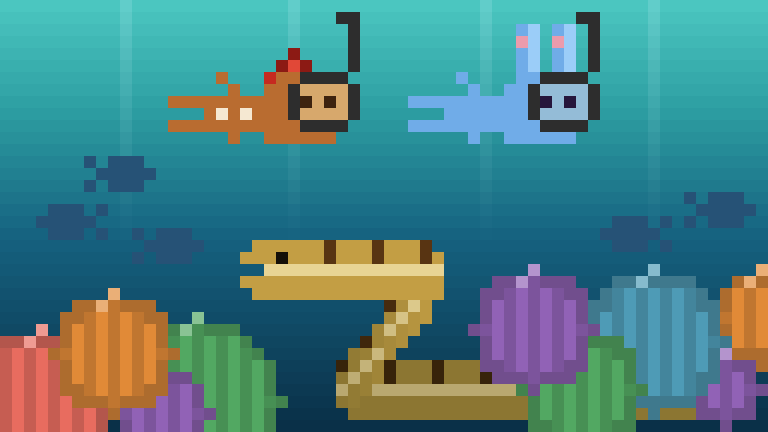

The Python source for this figure:
from PIL import Image
import math

W, H = 64, 36
SCALE = 12

def blend(c1, c2, t):
    t = max(0.0, min(1.0, t))
    return tuple(int(c1[i]*(1-t) + c2[i]*t) for i in range(3))

def set_px(canvas, x, y, color):
    if 0 <= x < W and 0 <= y < H:
        canvas[y][x] = list(color)

def wrow(canvas, y, x1, x2, color):
    for x in range(x1, min(x2+1, W)):
        set_px(canvas, x, y, color)

# ── 水色：热带蓝绿 ────────────────────────────────────────────────────────────
DEEP    = (10,  48,  72)   # 深水：偏暖深蓝
MID     = (22,  98, 128)   # 中水：蓝绿偏暖
SURF    = (45, 158, 162)   # 浅水：蓝绿暖
SURF_LT = (75, 198, 192)   # 水面：偏绿暖

# ── 角色 ──────────────────────────────────────────────────────────────────────
GB       = (185, 108,  48)
GBD      = (110,  65,  22)
GBE      = ( 62,  35,  15)
GB_CHEEK = (225, 148,  95)
GB_ICING = (245, 232, 210)
HAT_RED  = (198,  42,  32)
HAT_DARK = (140,  26,  20)
HAT_LITE = (225,  72,  55)

BUN      = (112, 172, 232)
BUN_LT   = (155, 205, 248)
BUND     = ( 40,  75, 130)
BUN_EYE  = ( 38,  22,  60)
BUN_BLUSH= (235, 155, 172)
BUN_SMILE= (242, 235, 220)

# ── 鳗鱼 ──────────────────────────────────────────────────────────────────────
EEL_BASE  = (195, 158,  68)   # 鳗鱼体：暖黄褐
EEL_PAT   = ( 88,  52,  18)   # 斑纹：深棕
EEL_BELLY = (232, 212, 148)   # 腹部：奶黄
EEL_EYE   = ( 20,  15,   8)

# ── 珊瑚 ──────────────────────────────────────────────────────────────────────
CORAL_PINK   = (232, 108,  95)   # 粉红：动森珊瑚粉，偏暖
CORAL_ORANGE = (225, 138,  55)   # 橙：暖橙
CORAL_GREEN  = ( 82, 168,  98)   # 绿：动森草绿
CORAL_PURPLE = (145,  98, 182)   # 紫：柔紫
CORAL_BLUE   = ( 78, 155, 182)   # 蓝：动森天蓝

canvas = [[list(DEEP)] * W for _ in range(H)]

# 背景渐变
for y in range(H):
    t = y / (H - 1)
    if t < 0.25:
        col = blend(SURF_LT, SURF, t / 0.25)
    elif t < 0.55:
        col = blend(SURF, MID, (t - 0.25) / 0.3)
    else:
        col = blend(MID, DEEP, (t - 0.55) / 0.45)
    for x in range(W):
        canvas[y][x] = list(col)

# 光线（斜射，几条浅竖条）
for rx in [10, 24, 40, 54]:
    for y in range(0, 20):
        t = y / 20
        alpha = 0.18 * (1 - t)
        c = tuple(canvas[y][rx])
        canvas[y][rx] = list(blend(c, (200, 240, 248), alpha))

# ── 中层：球状珊瑚 ─────────────────────────────────────────────────────────────
def draw_coral(cx, cy, r, col):
    for dy in range(-r, r + 1):
        for dx in range(-r, r + 1):
            if dx * dx + dy * dy <= r * r:
                set_px(canvas, cx + dx, cy + dy, col)
    # 暗边
    dk = blend(col, (20, 20, 20), 0.25)
    for dy in range(-r, r + 1):
        for dx in range(-r, r + 1):
            dist2 = dx * dx + dy * dy
            if r * r - 2 * r < dist2 <= r * r:
                set_px(canvas, cx + dx, cy + dy, dk)
    # 材质：竖向沟纹
    groove = blend(col, (10, 10, 10), 0.15)
    inner = r - 1
    for dx in range(-inner, inner + 1, 2):
        for dy in range(-inner, inner + 1):
            if dx * dx + dy * dy <= inner * inner:
                set_px(canvas, cx + dx, cy + dy, groove)
    # 高光
    hi = blend(col, (255, 255, 255), 0.32)
    set_px(canvas, cx - 1, cy - r + 1, hi)
    set_px(canvas, cx,     cy - r,     hi)

corals = [
    ( 7, 26, 6, CORAL_PINK),
    (18, 24, 5, CORAL_ORANGE),
    (29, 27, 7, CORAL_GREEN),
    (40, 25, 5, CORAL_PURPLE),
    (50, 26, 6, CORAL_BLUE),
    (59, 24, 4, CORAL_ORANGE),
    (22, 31, 4, CORAL_PINK),
    (44, 30, 5, CORAL_GREEN),
    (54, 30, 3, CORAL_PURPLE),
]

# ── 鳗鱼 Z字型（绘制顺序：远→珊瑚盖住→斜→近）────────────────────────────────
# 预存需要去掉的角落水色
water_36_20 = tuple(canvas[20][36])
water_28_34 = tuple(canvas[34][28])
water_mouth1 = tuple(canvas[22][20])  # HY=22, HX-3=20
water_mouth2 = tuple(canvas[22][21])  # HY=22, HX-2=21
EEL_BASE_FAR  = (140, 118,  50)
EEL_PAT_FAR   = ( 55,  35,  10)
EEL_BELLY_FAR = (185, 168, 112)

def draw_eel_seg(x0, y0, x1, y1, base, belly, pat, thick=2):
    dx = x1 - x0; dy = y1 - y0
    steps = max(abs(dx), abs(dy))
    if steps == 0: return
    for i in range(steps + 1):
        t = i / steps
        cx = int(x0 + dx * t); cy = int(y0 + dy * t)
        for dk in range(-thick, thick + 1):
            set_px(canvas, cx, cy + dk, belly if dk == 0 else base)
        if i % 4 == 0:
            set_px(canvas, cx, cy - thick, pat)
            if thick > 1: set_px(canvas, cx, cy - thick + 1, pat)

# 1. 顶段（远/暗）先画，最底层 → 现在在下方 y=32
draw_eel_seg(28, 32, 61, 32, EEL_BASE_FAR, EEL_BELLY_FAR, EEL_PAT_FAR, thick=2)

# 2. 珊瑚（有前后顺序：先画后层，后画前层）
# 右侧珊瑚丛（后→前）
draw_coral(63, 26, 4, CORAL_ORANGE)
draw_coral(60, 32, 3, CORAL_PURPLE)
draw_coral(54, 28, 6, CORAL_BLUE)
draw_coral(48, 32, 5, CORAL_GREEN)
draw_coral(44, 27, 5, CORAL_PURPLE)

# 左侧珊瑚丛（绿在最后面，橙/粉压在前）
draw_coral(16, 33, 7, CORAL_GREEN)   # 绿色左移，最后面
draw_coral(13, 34, 4, CORAL_PURPLE)    # 原粉球改紫色，左移2格
draw_coral(3,  33, 6, CORAL_PINK)
draw_coral(9, 29, 5, CORAL_ORANGE)  # 橙在最前面压绿

# 小鱼（珊瑚上方游动，热带蓝绿配色）
FISH = (38, 82, 118)
def draw_fish(fx, fy, d):
    wrow(canvas, fy-1, fx+1, fx+3, FISH)
    wrow(canvas, fy,   fx,   fx+4, FISH)
    wrow(canvas, fy+1, fx+1, fx+3, FISH)
    water_eye = tuple(canvas[fy][fx+3 if d==1 else fx+2])
    if d == 1:
        set_px(canvas, fx+3, fy, water_eye)
        set_px(canvas, fx-1, fy-1, FISH)
        set_px(canvas, fx-1, fy+1, FISH)
    else:
        set_px(canvas, fx+1, fy, water_eye)
        set_px(canvas, fx+5, fy-1, FISH)
        set_px(canvas, fx+5, fy+1, FISH)

for fx, fy, d in [(12,20,1),(3,18,-1),(8,14,1),(50,19,-1),(58,17,1)]:
    draw_fish(fx, fy, d)

# 3. 斜段画在珊瑚之后（从 y=32 斜到 y=22）
for i in range(9):
    t = i / 8
    cx = 28 + i; cy = 32 - int(10 * t)
    bc = blend(EEL_BASE_FAR, EEL_BASE, t)
    blc = blend(EEL_BELLY_FAR, EEL_BELLY, t)
    pc = blend(EEL_PAT_FAR, EEL_PAT, t)
    for dk in range(-2, 3):
        set_px(canvas, cx, cy + dk, blc if dk == 0 else bc)
    if i % 2 == 0:
        set_px(canvas, cx, cy - 2, pc)

# 4. 底段（近/亮）最后画，在最前层 → 现在在上方 y=22
draw_eel_seg(23, 22, 36, 22, EEL_BASE, EEL_BELLY, EEL_PAT, thick=2)

# 头部（底段左端，近处）
HX = 23
HY = 22
wrow(canvas, HY - 2, HX - 2, HX + 1, EEL_BASE)
wrow(canvas, HY - 1, HX - 2, HX + 1, EEL_BASE)
wrow(canvas, HY,     HX - 2, HX + 1, EEL_BELLY)
wrow(canvas, HY + 1, HX - 2, HX + 1, EEL_BASE)
wrow(canvas, HY + 2, HX - 2, HX + 1, EEL_BASE)
set_px(canvas, HX - 3, HY - 1, EEL_BASE)
set_px(canvas, HX - 3, HY + 1, EEL_BASE)
set_px(canvas, HX - 3, HY,     EEL_BELLY)
set_px(canvas, HX, HY - 1, EEL_EYE)
# 右上角第一格去掉（用水色覆盖）
set_px(canvas, 36, 20, water_36_20)
set_px(canvas, 28, 34, water_28_34)
# 嘴张开：belly行左侧两格用水色覆盖
set_px(canvas, 20, 22, water_mouth1)
set_px(canvas, 21, 22, water_mouth2)

# ── 上层：姜饼人（横漂，头朝右，比例同 manta）──────────────────────────────
GHX, GHY = 24, 9   # 头中心

# 帽子（头顶，朝上）
set_px(canvas, GHX, GHY-5, HAT_DARK)
wrow(canvas, GHY-4, GHX-1, GHX+1, HAT_RED)
wrow(canvas, GHY-3, GHX-2, GHX+2, HAT_RED)
set_px(canvas, GHX, GHY-4, HAT_LITE)
set_px(canvas, GHX-1, GHY-4, HAT_DARK); set_px(canvas, GHX+1, GHY-4, HAT_DARK)

# 头（大，7宽×6高）
wrow(canvas, GHY-3, GHX-1, GHX+3, GB)
wrow(canvas, GHY-2, GHX-2, GHX+4, GB)
wrow(canvas, GHY-1, GHX-3, GHX+4, GB)
wrow(canvas, GHY,   GHX-3, GHX+4, GB)
wrow(canvas, GHY+1, GHX-3, GHX+4, GB)
wrow(canvas, GHY+2, GHX-2, GHX+3, GB)

# 面镜（占满右半脸，4格宽×4格高）
GOGGLE    = (45, 45, 45)
GOGGLE_IN = (215, 168, 108)
for dy in [-2, -1, 0]:
    wrow(canvas, GHY+dy, GHX+1, GHX+4, GOGGLE_IN)
set_px(canvas, GHX+3, GHY-1, GBE); set_px(canvas, GHX+1, GHY-1, GBE)
# 镜框
wrow(canvas, GHY-3, GHX+1, GHX+4, GOGGLE)
wrow(canvas, GHY+1, GHX+1, GHX+4, GOGGLE)
for dy in [-2, -1, 0]: set_px(canvas, GHX+5, GHY+dy, GOGGLE)
for dy in [-2, -1, 0]: set_px(canvas, GHX,   GHY+dy, GOGGLE)

# 吸管（右侧脸朝上）
TUBE = (45, 45, 45)
for dy in range(-8, -3): set_px(canvas, GHX+5, GHY+dy, TUBE)
set_px(canvas, GHX+4, GHY-8, TUBE)

# 身体（向左延伸，3格高）
for dy in [-1, 0, 1]:
    wrow(canvas, GHY+dy, GHX-7, GHX-4, GB)
set_px(canvas, GHX-6, GHY, GB_ICING)
set_px(canvas, GHX-4, GHY, GB_ICING)

# 手臂
set_px(canvas, GHX-5, GHY-2, GB); set_px(canvas, GHX-6, GHY-3, GB)
set_px(canvas, GHX-5, GHY+2, GB)

# 腿（从身体左端向左伸直，上下两条）
wrow(canvas, GHY-1, GHX-10, GHX-8, GB)
wrow(canvas, GHY+1, GHX-10, GHX-8, GB)

# ── 上层：蓝兔子（横漂，头朝右，比例同 manta）──────────────────────────────
BHX, BHY = 44, 9   # 头中心

# 耳朵（头顶，两耳向上，2列各3格）
for dy in range(-7, -3):
    set_px(canvas, BHX-1, BHY+dy, BUN); set_px(canvas, BHX, BHY+dy, BUN_LT)
    set_px(canvas, BHX+2, BHY+dy, BUN); set_px(canvas, BHX+3, BHY+dy, BUN_LT)
set_px(canvas, BHX-1, BHY-6, BUN_BLUSH); set_px(canvas, BHX+2, BHY-6, BUN_BLUSH)

# 头（大，7宽×6高）
wrow(canvas, BHY-3, BHX-1, BHX+3, BUN)
wrow(canvas, BHY-2, BHX-2, BHX+4, BUN)
wrow(canvas, BHY-1, BHX-3, BHX+4, BUN)
wrow(canvas, BHY,   BHX-3, BHX+4, BUN)
wrow(canvas, BHY+1, BHX-3, BHX+4, BUN)
wrow(canvas, BHY+2, BHX-2, BHX+3, BUN)

# 面镜（右半脸）
BGOGGLE    = (45, 45, 45)
BGOGGLE_IN = (148, 188, 215)
for dy in [-2, -1, 0]:
    wrow(canvas, BHY+dy, BHX+1, BHX+4, BGOGGLE_IN)
set_px(canvas, BHX+3, BHY-1, BUN_EYE); set_px(canvas, BHX+1, BHY-1, BUN_EYE)
wrow(canvas, BHY-3, BHX+1, BHX+4, BGOGGLE)
wrow(canvas, BHY+1, BHX+1, BHX+4, BGOGGLE)
for dy in [-2, -1, 0]: set_px(canvas, BHX+5, BHY+dy, BGOGGLE)
for dy in [-2, -1, 0]: set_px(canvas, BHX,   BHY+dy, BGOGGLE)

# 吸管（左侧脸朝上）
BTUBE = (45, 45, 45)
for dy in range(-8, -3): set_px(canvas, BHX+5, BHY+dy, BTUBE)
set_px(canvas, BHX+4, BHY-8, BTUBE)

# 身体（向左延伸）
for dy in [-1, 0, 1]:
    wrow(canvas, BHY+dy, BHX-7, BHX-4, BUN)

# 手臂
set_px(canvas, BHX-5, BHY-2, BUN); set_px(canvas, BHX-6, BHY-3, BUN)
set_px(canvas, BHX-5, BHY+2, BUN)

# 腿（从身体左端向左伸直，上下两条）
wrow(canvas, BHY-1, BHX-10, BHX-8, BUN)
wrow(canvas, BHY+1, BHX-10, BHX-8, BUN)

# ── 输出 ──────────────────────────────────────────────────────────────────────
img = Image.new('RGB', (W * SCALE, H * SCALE))
px = img.load()
for y in range(H):
    for x in range(W):
        c = tuple(canvas[y][x])
        for sy in range(SCALE):
            for sx in range(SCALE):
                px[x * SCALE + sx, y * SCALE + sy] = c

img.save('pixel_eel.png')
print(f'Saved: {W*SCALE}×{H*SCALE}px')
